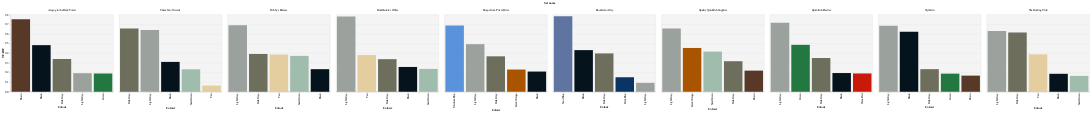

Notebook cell for this chart:
### Markdown cell above
### Chamber of Secrets

### Code cell
alt.Chart(largest_colors_tfidf[largest_colors_tfidf['theme_name']=="Chamber of Secrets"]).mark_bar().encode(
    y=alt.X('tf_idf', title='TF-IDF'),
    x=alt.X('color_name', sort=alt.Sort(field='tf_idf:Q', order='ascending'), title='Colour'),
    color=alt.Color("hex:N", scale=None, title='Colour'),
    tooltip=['hex'],
    column=alt.Column('name', title='Set name')
).resolve_scale(x='independent').configure_view(
    fill='#f4f4f4'
)

### Figure 1 — Vega-Lite specification as saved in the notebook (floating-point values rounded to 4 significant figures)
{"$schema": "https://vega.github.io/schema/vega-lite/v3.2.1.json", "config": {"mark": {"tooltip": null}, "view": {"fill": "#f4f4f4", "height": 300, "width": 400}}, "data": {"name": "data-eef35c2ccbea664bab83f074a780e188"}, "datasets": {"data-eef35c2ccbea664bab83f074a780e188": [{"color_name": "Light Gray", "hex": "#9BA19D", "name": "Quality Quidditch Supplies", "set_num": "4719-1", "tf_idf": 0.6571, "theme_name": "Chamber of Secrets"}, {"color_name": "Dark Orange", "hex": "#A95500", "name": "Quality Quidditch Supplies", "set_num": "4719-1", "tf_idf": 0.4544, "theme_name": "Chamber of Secrets"}, {"color_name": "Sand Green", "hex": "#A0BCAC", "name": "Quality Quidditch Supplies", "set_num": "4719-1", "tf_idf": 0.4167, "theme_name": "Chamber of Secrets"}, {"color_name": "Dark Gray", "hex": "#6D6E5C", "name": "Quality Quidditch Supplies", "set_num": "4719-1", "tf_idf": 0.3167, "theme_name": "Chamber of Secrets"}, {"color_name": "Brown", "hex": "#583927", "name": "Quality Quidditch Supplies", "set_num": "4719-1", "tf_idf": 0.2193, "theme_name": "Chamber of Secrets"}, {"color_name": "Sand Blue", "hex": "#6074A1", "name": "Knockturn Alley", "set_num": "4720-1", "tf_idf": 0.7846, "theme_name": "Chamber of Secrets"}, {"color_name": "Black", "hex": "#05131D", "name": "Knockturn Alley", "set_num": "4720-1", "tf_idf": 0.432, "theme_name": "Chamber of Secrets"}, {"color_name": "Dark Gray", "hex": "#6D6E5C", "name": "Knockturn Alley", "set_num": "4720-1", "tf_idf": 0.3977, "theme_name": "Chamber of Secrets"}, {"color_name": "Dark Blue", "hex": "#0A3463", "name": "Knockturn Alley", "set_num": "4720-1", "tf_idf": 0.1504, "theme_name": "Chamber of Secrets"}, {"color_name": "Light Gray", "hex": "#9BA19D", "name": "Knockturn Alley", "set_num": "4720-1", "tf_idf": 0.09248, "theme_name": "Chamber of Secrets"}, {"color_name": "Light Gray", "hex": "#9BA19D", "name": "Quidditch Practice", "set_num": "4726-1", "tf_idf": 0.7167, "theme_name": "Chamber of Secrets"}, {"color_name": "Green", "hex": "#237841", "name": "Quidditch Practice", "set_num": "4726-1", "tf_idf": 0.4868, "theme_name": "Chamber of Secrets"}, {"color_name": "Dark Gray", "hex": "#6D6E5C", "name": "Quidditch Practice", "set_num": "4726-1", "tf_idf": 0.3503, "theme_name": "Chamber of Secrets"}, {"color_name": "Black", "hex": "#05131D", "name": "Quidditch Practice", "set_num": "4726-1", "tf_idf": 0.194, "theme_name": "Chamber of Secrets"}, {"color_name": "Trans-Red", "hex": "#C91A09", "name": "Quidditch Practice", "set_num": "4726-1", "tf_idf": 0.1897, "theme_name": "Chamber of Secrets"}, {"color_name": "Brown", "hex": "#583927", "name": "Aragog in the Dark Forest", "set_num": "4727-1", "tf_idf": 0.7532, "theme_name": "Chamber of Secrets"}, {"color_name": "Black", "hex": "#05131D", "name": "Aragog in the Dark Forest", "set_num": "4727-1", "tf_idf": 0.4836, "theme_name": "Chamber of Secrets"}, {"color_name": "Dark Gray", "hex": "#6D6E5C", "name": "Aragog in the Dark Forest", "set_num": "4727-1", "tf_idf": 0.3397, "theme_name": "Chamber of Secrets"}, {"color_name": "Light Gray", "hex": "#9BA19D", "name": "Aragog in the Dark Forest", "set_num": "4727-1", "tf_idf": 0.1923, "theme_name": "Chamber of Secrets"}, {"color_name": "Green", "hex": "#237841", "name": "Aragog in the Dark Forest", "set_num": "4727-1", "tf_idf": 0.1895, "theme_name": "Chamber of Secrets"}, {"color_name": "Medium Blue", "hex": "#5A93DB", "name": "Escape from Privet Drive", "set_num": "4728-1", "tf_idf": 0.6867, "theme_name": "Chamber of Secrets"}, {"color_name": "Light Gray", "hex": "#9BA19D", "name": "Escape from Privet Drive", "set_num": "4728-1", "tf_idf": 0.4939, "theme_name": "Chamber of Secrets"}, {"color_name": "Dark Gray", "hex": "#6D6E5C", "name": "Escape from Privet Drive", "set_num": "4728-1", "tf_idf": 0.3676, "theme_name": "Chamber of Secrets"}, {"color_name": "Dark Orange", "hex": "#A95500", "name": "Escape from Privet Drive", "set_num": "4728-1", "tf_idf": 0.2305, "theme_name": "Chamber of Secrets"}, {"color_name": "Black", "hex": "#05131D", "name": "Escape from Privet Drive", "set_num": "4728-1", "tf_idf": 0.2096, "theme_name": "Chamber of Secrets"}, {"color_name": "Light Gray", "hex": "#9BA19D", "name": "Dumbledore's Office", "set_num": "4729-1", "tf_idf": 0.7799, "theme_name": "Chamber of Secrets"}, {"color_name": "Tan", "hex": "#E4CD9E", "name": "Dumbledore's Office", "set_num": "4729-1", "tf_idf": 0.3805, "theme_name": "Chamber of Secrets"}, {"color_name": "Dark Gray", "hex": "#6D6E5C", "name": "Dumbledore's Office", "set_num": "4729-1", "tf_idf": 0.338, "theme_name": "Chamber of Secrets"}, {"color_name": "Black", "hex": "#05131D", "name": "Dumbledore's Office", "set_num": "4729-1", "tf_idf": 0.2573, "theme_name": "Chamber of Secrets"}, {"color_name": "Sand Green", "hex": "#A0BCAC", "name": "Dumbledore's Office", "set_num": "4729-1", "tf_idf": 0.2375, "theme_name": "Chamber of Secrets"}, {"color_name": "Dark Gray", "hex": "#6D6E5C", "name": "Chamber of Secrets", "set_num": "4730-1", "tf_idf": 0.6555, "theme_name": "Chamber of Secrets"}, {"color_name": "Light Gray", "hex": "#9BA19D", "name": "Chamber of Secrets", "set_num": "4730-1", "tf_idf": 0.6419, "theme_name": "Chamber of Secrets"}, {"color_name": "Black", "hex": "#05131D", "name": "Chamber of Secrets", "set_num": "4730-1", "tf_idf": 0.3098, "theme_name": "Chamber of Secrets"}, {"color_name": "Sand Green", "hex": "#A0BCAC", "name": "Chamber of Secrets", "set_num": "4730-1", "tf_idf": 0.2328, "theme_name": "Chamber of Secrets"}, {"color_name": "Tan", "hex": "#E4CD9E", "name": "Chamber of Secrets", "set_num": "4730-1", "tf_idf": 0.06417, "theme_name": "Chamber of Secrets"}, {"color_name": "Light Gray", "hex": "#9BA19D", "name": "Dobby's Release", "set_num": "4731-1", "tf_idf": 0.6887, "theme_name": "Chamber of Secrets"}, {"color_name": "Dark Gray", "hex": "#6D6E5C", "name": "Dobby's Release", "set_num": "4731-1", "tf_idf": 0.392, "theme_name": "Chamber of Secrets"}, {"color_name": "Tan", "hex": "#E4CD9E", "name": "Dobby's Release", "set_num": "4731-1", "tf_idf": 0.3863, "theme_name": "Chamber of Secrets"}, {"color_name": "Sand Green", "hex": "#A0BCAC", "name": "Dobby's Release", "set_num": "4731-1", "tf_idf": 0.3725, "theme_name": "Chamber of Secrets"}, {"color_name": "Black", "hex": "#05131D", "name": "Dobby's Release", "set_num": "4731-1", "tf_idf": 0.2342, "theme_name": "Chamber of Secrets"}, {"color_name": "Light Gray", "hex": "#9BA19D", "name": "The Dueling Club", "set_num": "4733-1", "tf_idf": 0.6298, "theme_name": "Chamber of Secrets"}, {"color_name": "Dark Gray", "hex": "#6D6E5C", "name": "The Dueling Club", "set_num": "4733-1", "tf_idf": 0.6137, "theme_name": "Chamber of Secrets"}, {"color_name": "Tan", "hex": "#E4CD9E", "name": "The Dueling Club", "set_num": "4733-1", "tf_idf": 0.3879, "theme_name": "Chamber of Secrets"}, {"color_name": "Black", "hex": "#05131D", "name": "The Dueling Club", "set_num": "4733-1", "tf_idf": 0.1862, "theme_name": "Chamber of Secrets"}, {"color_name": "Sand Green", "hex": "#A0BCAC", "name": "The Dueling Club", "set_num": "4733-1", "tf_idf": 0.1645, "theme_name": "Chamber of Secrets"}, {"color_name": "Light Gray", "hex": "#9BA19D", "name": "Slytherin", "set_num": "4735-1", "tf_idf": 0.6851, "theme_name": "Chamber of Secrets"}, {"color_name": "Black", "hex": "#05131D", "name": "Slytherin", "set_num": "4735-1", "tf_idf": 0.6219, "theme_name": "Chamber of Secrets"}, {"color_name": "Dark Gray", "hex": "#6D6E5C", "name": "Slytherin", "set_num": "4735-1", "tf_idf": 0.2344, "theme_name": "Chamber of Secrets"}, {"color_name": "Green", "hex": "#237841", "name": "Slytherin", "set_num": "4735-1", "tf_idf": 0.1879, "theme_name": "Chamber of Secrets"}, {"color_name": "Brown", "hex": "#583927", "name": "Slytherin", "set_num": "4735-1", "tf_idf": 0.1674, "theme_name": "Chamber of Secrets"}]}, "encoding": {"color": {"field": "hex", "scale": null, "title": "Colour", "type": "nominal"}, "column": {"field": "name", "title": "Set name", "type": "nominal"}, "tooltip": [{"field": "hex", "type": "nominal"}], "x": {"field": "color_name", "sort": {"field": "tf_idf:Q", "order": "ascending"}, "title": "Colour", "type": "nominal"}, "y": {"field": "tf_idf", "title": "TF-IDF", "type": "quantitative"}}, "mark": "bar", "resolve": {"scale": {"x": "independent"}}}
